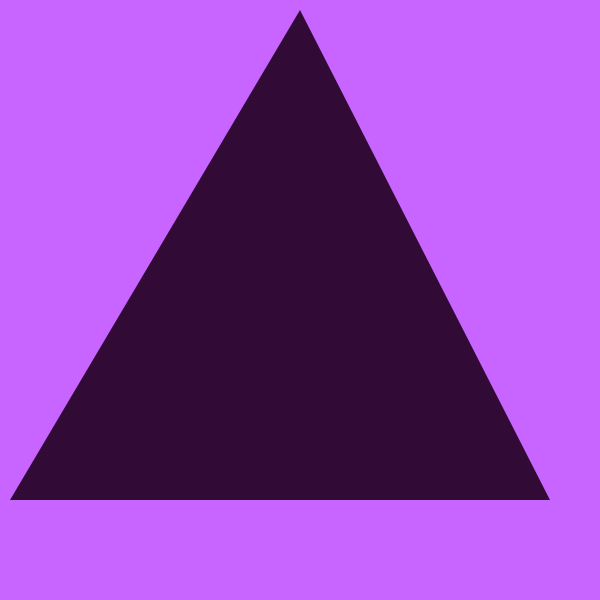
Frame 1 (no input)
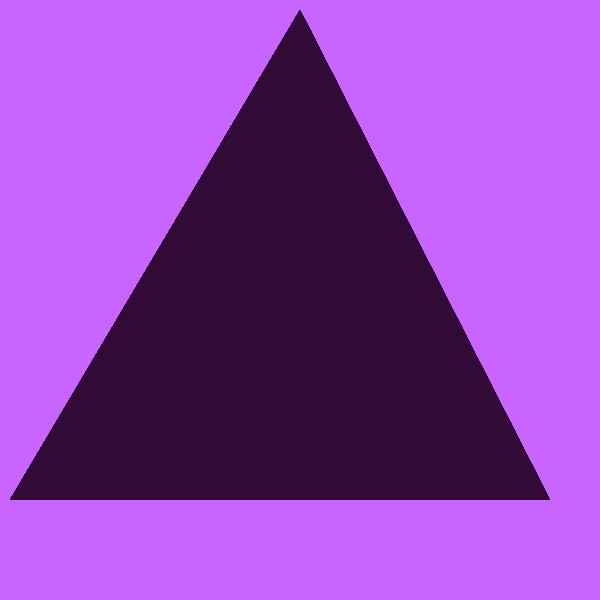
Frame 60 (the mouse pressed at the canvas centre just before this capture)
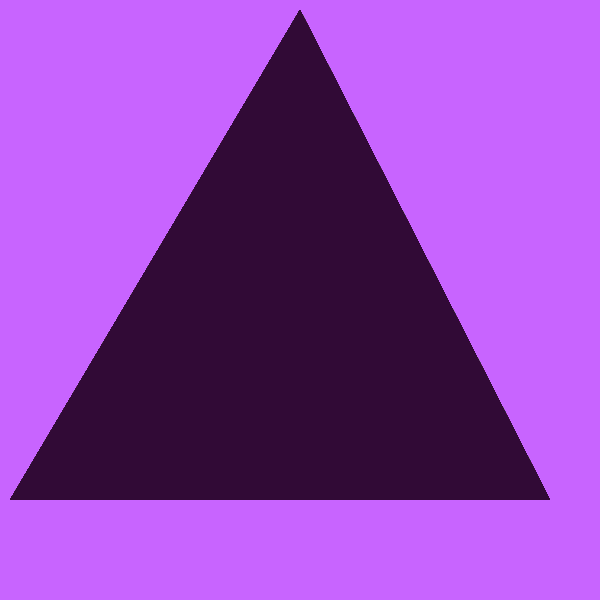
Frame 120 (the mouse held since frame 60 and released just before this capture)

The Processing sketch that drew these frames (run headless with seeded random() and noise(); from frame 60 on, the mouse is pressed at the canvas centre):

// Processing sketch: processing_112554
// ── processing_112554.pde

void setup(){
  size(600,600);
  background(200,100,300);
}
void draw(){
  fill(49,10,54);
  noStroke();
  triangle(300,10,10,500,550,500);
}
